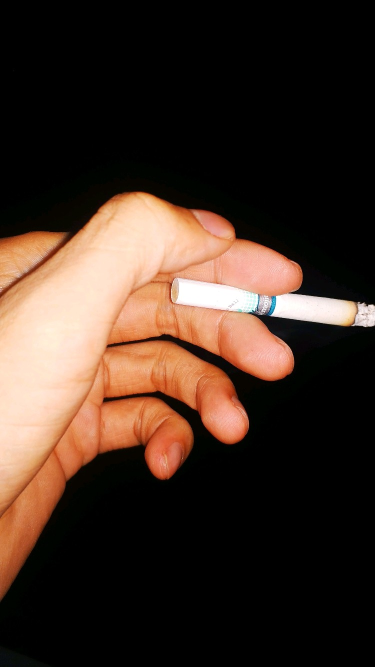
#> input picture Flask_Server/picture/大哥9/2019-12-03-14-45-06.jpg, 750 x 1333 px, found by its file name (shown at 1/2 size)
$ python tt.py
#> lines starting #> are read from the running program, lines starting #| are printed output that depends on the picture
from PIL import Image


def thumbnail_pic(path):
    # glob.glob(pathname)，返回所有匹配的文件路径列表
    im = Image.open(path)
#> im is the input picture: PIL image 750x1333 RGB; mean R, G, B 64.9, 47.2, 36.8
    im.thumbnail((80, 80))
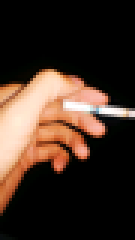
#> im: PIL image 45x80 RGB (shown 3 times larger); mean R, G, B 64.9, 47.2, 36.9
    print(im.format, im.size, im.mode)
#| JPEG (45, 80) RGB
    im.save(path+"little.jpg", 'JPEG')
    print('Done!')


image_addr = 'C:/users/JasonHu/PycharmProjects/untitled/picture/' + \
                 "大哥9" + '/' + "2019-12-03-14-45-06.jpg"
thumbnail_pic(image_addr)
